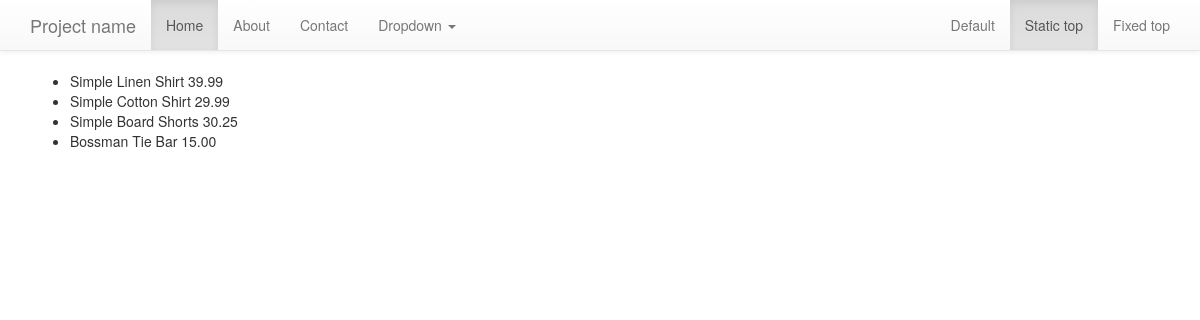
/products/, run on an earlier commit of the app's database.
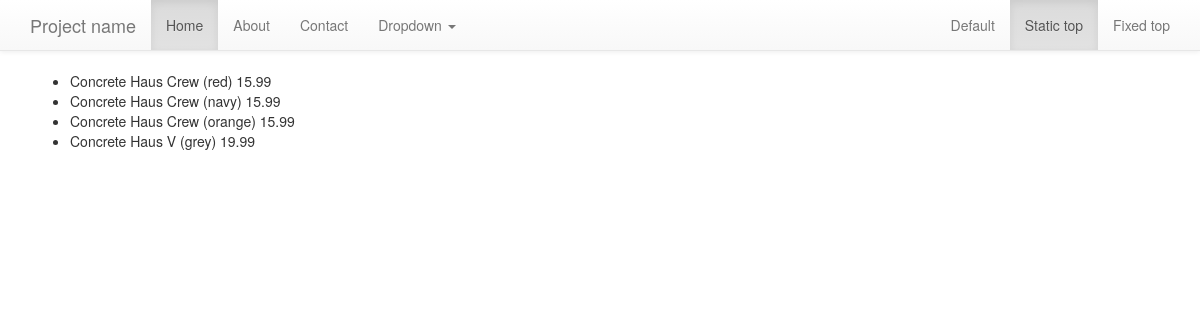
And on a later commit of the database.
### products/models.py (models this page shows, shortened)
class Product(models.Model):
	title = models.CharField(max_length=120)
	description = models.TextField(null=True, blank=True)
	price = models.DecimalField(decimal_places=2, max_digits=100, default=99.99)
	sale_price = models.DecimalField(decimal_places=2, max_digits=100, null=True, blank=True)
	slug = models.SlugField(unique=True)
	timestamp = models.DateTimeField(auto_now_add=True, auto_now=False)
	updated = models.DateTimeField(auto_now_add=False, auto_now=True)
	active = models.BooleanField(default=True)

### products/views.py (the view)
# urls.py: url(r'^products/$', 'products.views.all', name='products'),
def all(request):
	products = Product.objects.all()
	context = {'products': products}
	template = 'products/all.html'
	return render(request, template, context)

### templates/products/all.html
{% extends 'base.html' %}
{% block content %}
<ul>
{% for product in products %}
<li>{{ product.title }} {{product.price }}</li>
{% endfor %}
</ul>
{% endblock %}

### templates/base.html (shortened to what this page needs)
<!DOCTYPE html>
<html lang="en">
  <head>
	<link rel="stylesheet" href="https://maxcdn.bootstrapcdn.com/bootstrap/3.3.5/css/bootstrap.min.css">
	<link rel="stylesheet" href="https://maxcdn.bootstrapcdn.com/bootstrap/3.3.5/css/bootstrap-theme.min.css">
    <link href="http://getbootstrap.com/examples/navbar-static-top/navbar-static-top.css" rel="stylesheet">
  </head>
  <body>
   {% include 'navbar.html' %}
    <div class="container">
     {% block content %}
     {% endblock %}
    </div>
  </body>
</html>

### templates/navbar.html (shortened to what this page needs)
    <nav class="navbar navbar-default navbar-static-top">
      <div class="container">
        <div class="navbar-header">
          <a class="navbar-brand" href="#">Project name</a>
        </div>
        <div id="navbar" class="navbar-collapse collapse">
          <ul class="nav navbar-nav">
            <li class="active"><a href="#">Home</a></li>
            <li><a href="#about">About</a></li>
            <li><a href="#contact">Contact</a></li>
            <li class="dropdown">
              <a href="#" class="dropdown-toggle" data-toggle="dropdown" role="button" aria-haspopup="true" aria-expanded="false">Dropdown <span class="caret"></span></a>
            </li>
          </ul>
          <ul class="nav navbar-nav navbar-right">
            <li><a href="../navbar/">Default</a></li>
            <li class="active"><a href="./">Static top <span class="sr-only">(current)</span></a></li>
            <li><a href="../navbar-fixed-top/">Fixed top</a></li>
          </ul>
        </div>
      </div>
    </nav>

What changed in the data, as far as the page shows it:
removed Product: title "Simple Linen Shirt", price "39.99"
removed Product: title "Simple Cotton Shirt", price "29.99"
removed Product: title "Simple Board Shorts", price "30.25"
removed Product: title "Bossman Tie Bar", price "15.00"
added Product: title "Concrete Haus Crew (red)", price "15.99"
added Product: title "Concrete Haus Crew (navy)", price "15.99"
added Product: title "Concrete Haus Crew (orange)", price "15.99"
added Product: title "Concrete Haus V (grey)", price "19.99"
